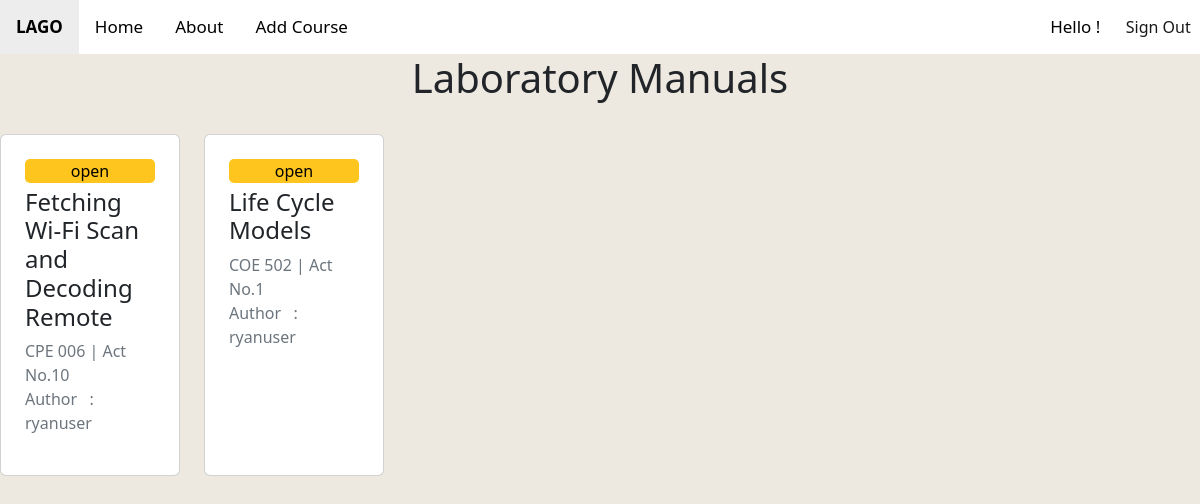
Page /home/view/ (signed in) on the committed database.
### main/models.py (models this page shows, shortened)
class labmanual(models.Model):
    id = models.AutoField(primary_key=True)
    author = models.ForeignKey(User, editable=False, on_delete=models.CASCADE)
    date_created = models.DateTimeField(default=timezone.now)
    act_no = models.IntegerField()
    lab_title = models.CharField(max_length=50)
    course_code = models.CharField(max_length=50)
    course_title = models.CharField(max_length=100)
    objective = models.TextField()
    ilos = models.TextField()
    discussion = models.TextField()
    res = models.TextField()
    procedures = RichTextField(blank=True, null=True)
    questions = models.TextField()
    supplementary = models.TextField()
    image_1 = models.ImageField(upload_to='images/')
    image_2 = models.ImageField(upload_to='images/')

### main/views.py (the view)
# urls.py: path("home/view/", login_required(labListView.as_view(),login_url='/'), name="view"),
class labListView(ListView):
    model = labmanual
    labmanual_list = labmanual.objects.all()
    template_name = 'main/view.html'
    context_object_name: 'labmanual_list'
    ordering = ['-date_created']

### main/templates/main/view.html (shortened to what this page needs)
{% extends 'main/base.html' %}
{% block previous %}
  <a href=".." class="active"><b>LAGO</b></a>
{% endblock %}
{% block body %}
  <h1 style="text-align:center">Laboratory Manuals</h1><br>
  <div class="row">
    {% for m in labmanual_list %}
    <div class="col-lg-2 col-md-6 col-sm-12 pb-4">
      <div class="card h-100 p-4">
        <a href="{% url 'preview' m.id %}" class="btnwarning" style="text-align: center;text-decoration:none;color:black">open</a>
        <h4>{{m.lab_title}}</h4>
        <p class="text-muted">{{m.course_code}} | Act No.{{m.act_no}}<br>Author &nbsp;&nbsp;: {{m.author}}</p>
      </div>
    </div>
    {% empty %}
    <p style="text-align:center;font-size:18px">No laboratory manual added.</p>
    {% endfor %}
  </div>
{% endblock %}

### rows in the picture
labmanual: lab_title "Fetching Wi-Fi Scan and Decoding Remote", course_code "CPE 006", act_no "10", author "ryanuser"
labmanual: lab_title "Life Cycle Models", course_code "COE 502", act_no "1", author "ryanuser"
